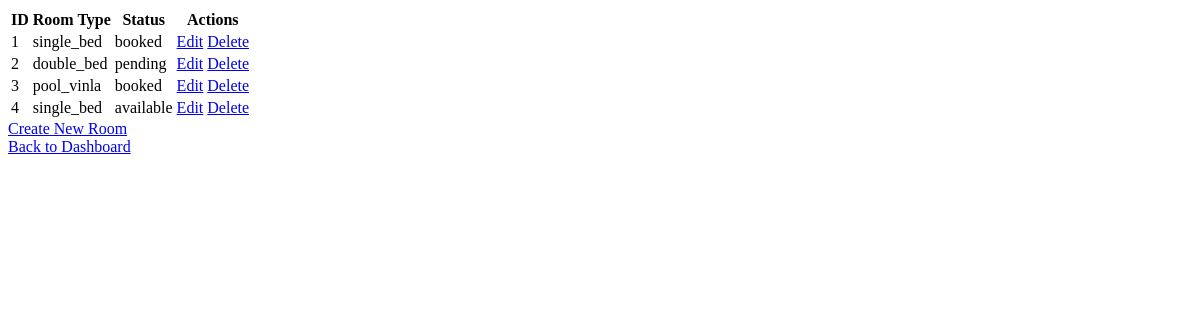
Page /rooms/ on the earlier database version.
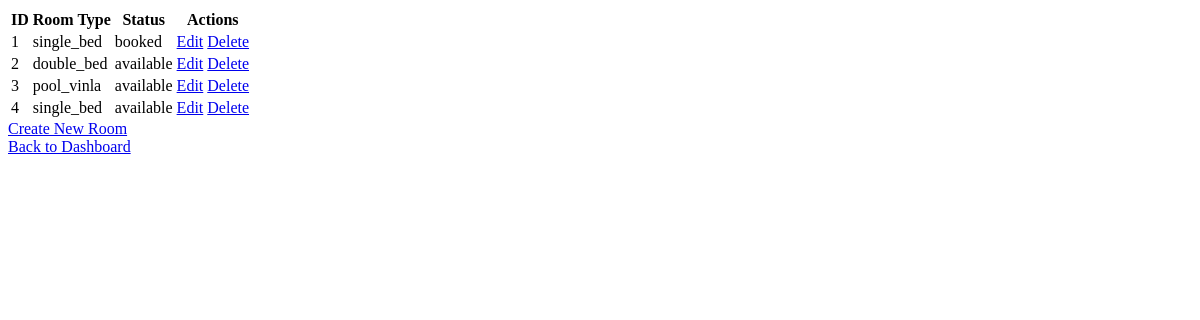
Same page on the later database version.
### core/models.py (models this page shows, shortened)
class Room(models.Model):
    room_type = models.CharField(max_length=100)
    description = models.TextField()
    price_per_night = models.DecimalField(max_digits=8, decimal_places=2)
    status = models.CharField(max_length=50, choices=[('available', 'Available'), ('booked', 'Booked'), ('pending', 'Pending')])
    created_at = models.DateTimeField(auto_now_add=True)
    updated_at = models.DateTimeField(auto_now=True)

### core/views.py (the view)
# urls.py: path('rooms/', views.room_list, name='room_list'),
def room_list(request):
    rooms = Room.objects.all()
    return render(request, 'room_list.html', {'rooms': rooms})

### core/templates/core/room_list.html
<table class="table">
    <thead>
        <tr>
            <th>ID</th>
            <th>Room Type</th>
            <th>Status</th>
            <th>Actions</th>
        </tr>
    </thead>
    <tbody>
        {% for room in rooms %}
        <tr>
            <td>{{ room.id }}</td>
            <td>{{ room.room_type }}</td>
            <td>{{ room.status }}</td>
            <td>
                <a href="{% url 'room_edit' room.id %}" class="btn btn-warning btn-sm">Edit</a>
                <a href="{% url 'room_delete' room.id %}" class="btn btn-danger btn-sm">Delete</a>
            </td>
        </tr>
        {% endfor %}
    </tbody>
</table>
<a href="{% url 'create_room' %}" class="btn btn-success">Create New Room</a>
<div class="d-flex justify-content-end mb-3">
    <a href="{% url 'dashboard' %}" class="btn btn-secondary">Back to Dashboard</a>
</div>

Differences in the rows shown:
changed Room "double_bed": status "pending" → "available"
changed Room "pool_vinla": status "booked" → "available"
